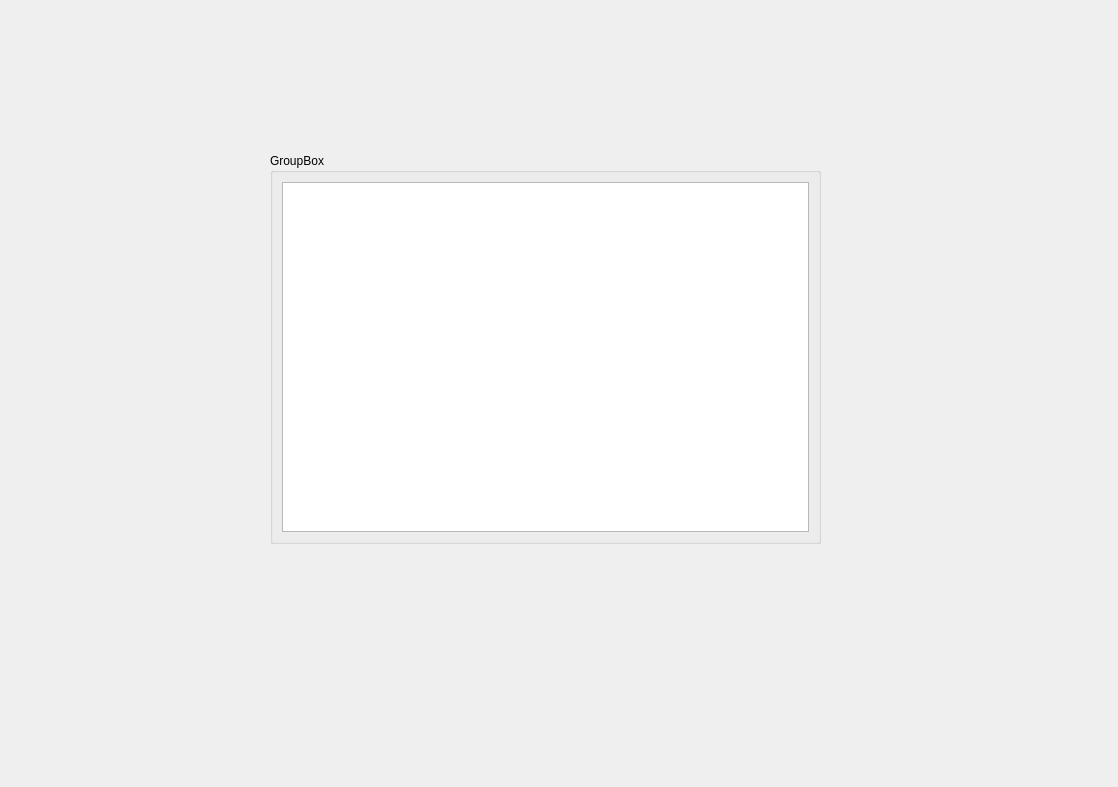
<?xml version="1.0" encoding="UTF-8"?>
<ui version="4.0">
 <class>UserWidget</class>
 <widget class="QWidget" name="UserWidget">
  <property name="geometry">
   <rect>
    <x>0</x>
    <y>0</y>
    <width>1118</width>
    <height>787</height>
   </rect>
  </property>
  <property name="windowTitle">
   <string>Form</string>
  </property>
  <widget class="QGroupBox" name="groupBox">
   <property name="geometry">
    <rect>
     <x>270</x>
     <y>153</y>
     <width>551</width>
     <height>391</height>
    </rect>
   </property>
   <property name="title">
    <string>GroupBox</string>
   </property>
   <layout class="QHBoxLayout" name="horizontalLayout">
    <item>
     <widget class="QListWidget" name="listWidget"/>
    </item>
   </layout>
  </widget>
 </widget>
 <resources/>
 <connections/>
</ui>
